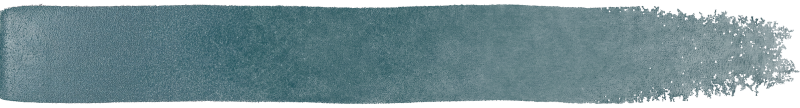
#> input picture assets/img/stroke-0.png, 1600 x 215 px (shown at 1/2 size)
$ python -i assets.py   (imports and definitions only)
#> lines starting #> are read from the running program, lines starting #| are printed output that depends on the picture
#> further down, picture is the input picture: PIL image 1600x215 RGBA; mean R, G, B, A 43.6, 75.7, 82.8, 168.7
#!/usr/bin/env python3
"""Baut die Web-Bilder aus den 4K-Originalen.

Quelle:  assets-roh/4k/<datei>.png   (sjinn, 5504x3072)
Ziel:    site/assets/img/<datei>.webp (3840 breit) und <datei>-m.webp (1800 breit)
Sonderfälle:
  r1-rolle        Magenta freistellen -> PNG mit Alpha (900 / 480 breit)
  m5b-maske       Wandmaske aus der grünen Bearbeitung von m5a -> PNG (1920 / 960)
Schreibt site/assets/js/img.js (Bildmaße + eingemessene Lagen aus tools/geo.json).

Start: python3 tools/assets.py
"""
import json
import os
import re
import time

import numpy as np
from PIL import Image

ROOT = os.path.dirname(os.path.dirname(os.path.abspath(__file__)))
RAW = os.path.join(ROOT, "assets-roh", "4k")
OUT = os.path.join(ROOT, "site", "assets", "img")
# [1 line not run here, left out]


# [6 lines left out: function save_webp, not called in this run]


def key_magenta(im):
    a = np.asarray(im.convert("RGB")).astype(np.float32)
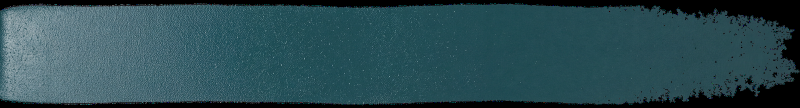
#> a: shape (215, 1600, 3) float32 (shown at 1/2 size); mean R, G, B 43.6, 75.7, 82.8
    r, g, b = a[..., 0], a[..., 1], a[..., 2]
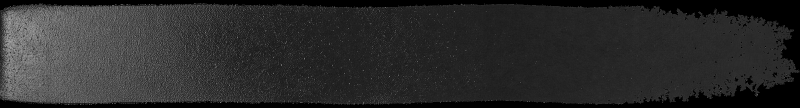
#> r: shape (215, 1600) float32 (shown at 1/2 size); min 0, max 255, mean 43.6
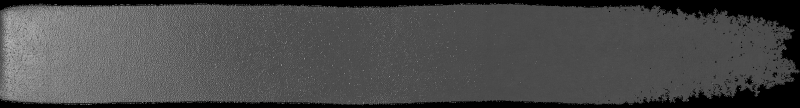
#> g: shape (215, 1600) float32 (shown at 1/2 size); min 0, max 255, mean 75.7
    # Magenta = viel Rot und Blau, wenig Grün
    mag = np.clip(((r + b) / 2 - g - 60) / 80, 0, 1)
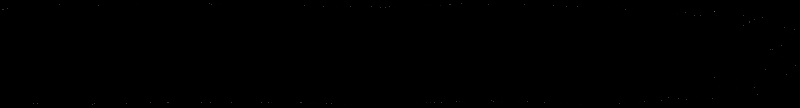
#> mag: shape (215, 1600) float32 (shown at 1/2 size); min 0, max 0.844, mean 0.000214
    alpha = (1 - mag) * 255
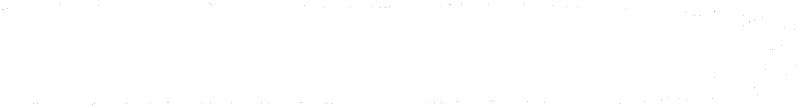
#> alpha: shape (215, 1600) float32 (shown at 1/2 size); min 39.84, max 255, mean 254.9
    # Rand entfärben: Magenta-Anteil aus Rot/Blau ziehen
    spill = np.clip(((r + b) / 2 - g) / 255, 0, 1) * (alpha < 250)
    r2 = r - spill * 60
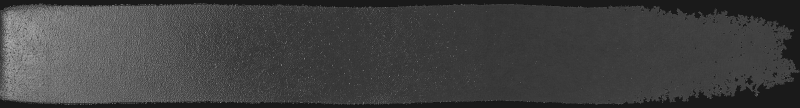
#> r2: shape (215, 1600) float32 (shown at 1/2 size); min -30, max 255, mean 43.6; drawn with min black and max white
    b2 = b - spill * 60
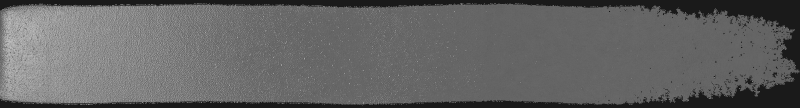
#> b2: shape (215, 1600) float32 (shown at 1/2 size); min -30, max 255, mean 82.8; drawn with min black and max white
    rgba = np.dstack([np.clip(r2, 0, 255), g, np.clip(b2, 0, 255), alpha]).astype(np.uint8)
    out = Image.fromarray(rgba, "RGBA")
    bbox = out.getchannel("A").point(lambda v: 255 if v > 20 else 0).getbbox()
#> bbox = (0, 0, 1600, 215)
    return out.crop(bbox) if bbox else out


# [94 lines left out: functions green_mask, band_cutouts, main, not called in this run]


# [2 lines not run here, left out]

>>> from PIL import Image
>>> picture = Image.open('../assets/img/stroke-0.png')
>>> result = key_magenta(picture)

$ run again, on assets/img/stroke-1.png
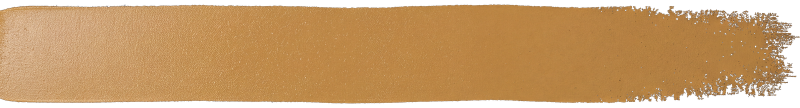
#> input picture assets/img/stroke-1.png, 1600 x 216 px (shown at 1/2 size)
#> picture is the input picture: PIL image 1600x216 RGBA; mean R, G, B, A 160.4, 118.4, 69.3, 213.5
#> in key_magenta, `r2 = r - spill * 60`:
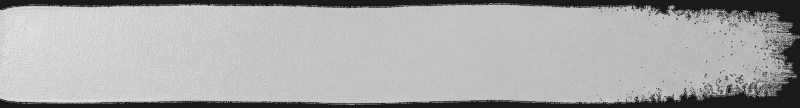
#> r2: shape (216, 1600) float32 (shown at 1/2 size); min -30, max 255, mean 160.4; drawn with min black and max white
#> in key_magenta, `b2 = b - spill * 60`:
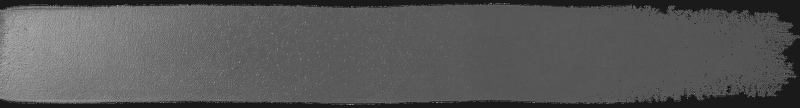
#> b2: shape (216, 1600) float32 (shown at 1/2 size); min -30, max 255, mean 69.3; drawn with min black and max white
#> bbox = (0, 0, 1600, 216)

$ run again, on assets/img/stroke-2.png
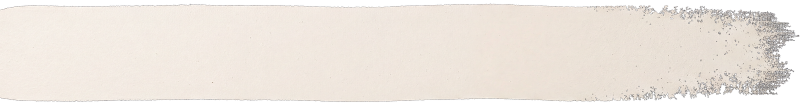
#> input picture assets/img/stroke-2.png, 1600 x 212 px (shown at 1/2 size)
#> picture is the input picture: PIL image 1600x212 RGBA; mean R, G, B, A 201.4, 194.1, 186.7, 215.7
#> in key_magenta, `r, g, b = a[..., 0], a[..., 1], a[..., 2]`:
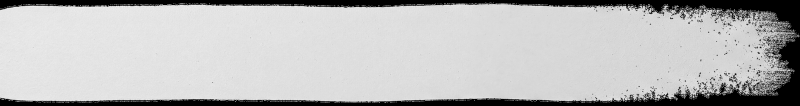
#> b: shape (212, 1600) float32 (shown at 1/2 size); min 0, max 255, mean 186.7
#> in key_magenta, `r2 = r - spill * 60`:
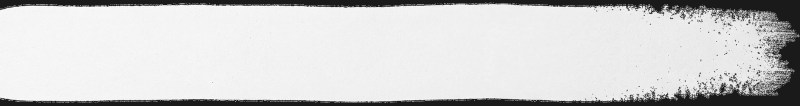
#> r2: shape (212, 1600) float32 (shown at 1/2 size); min -30, max 255, mean 201.4; drawn with min black and max white
#> bbox = (0, 0, 1600, 212)
